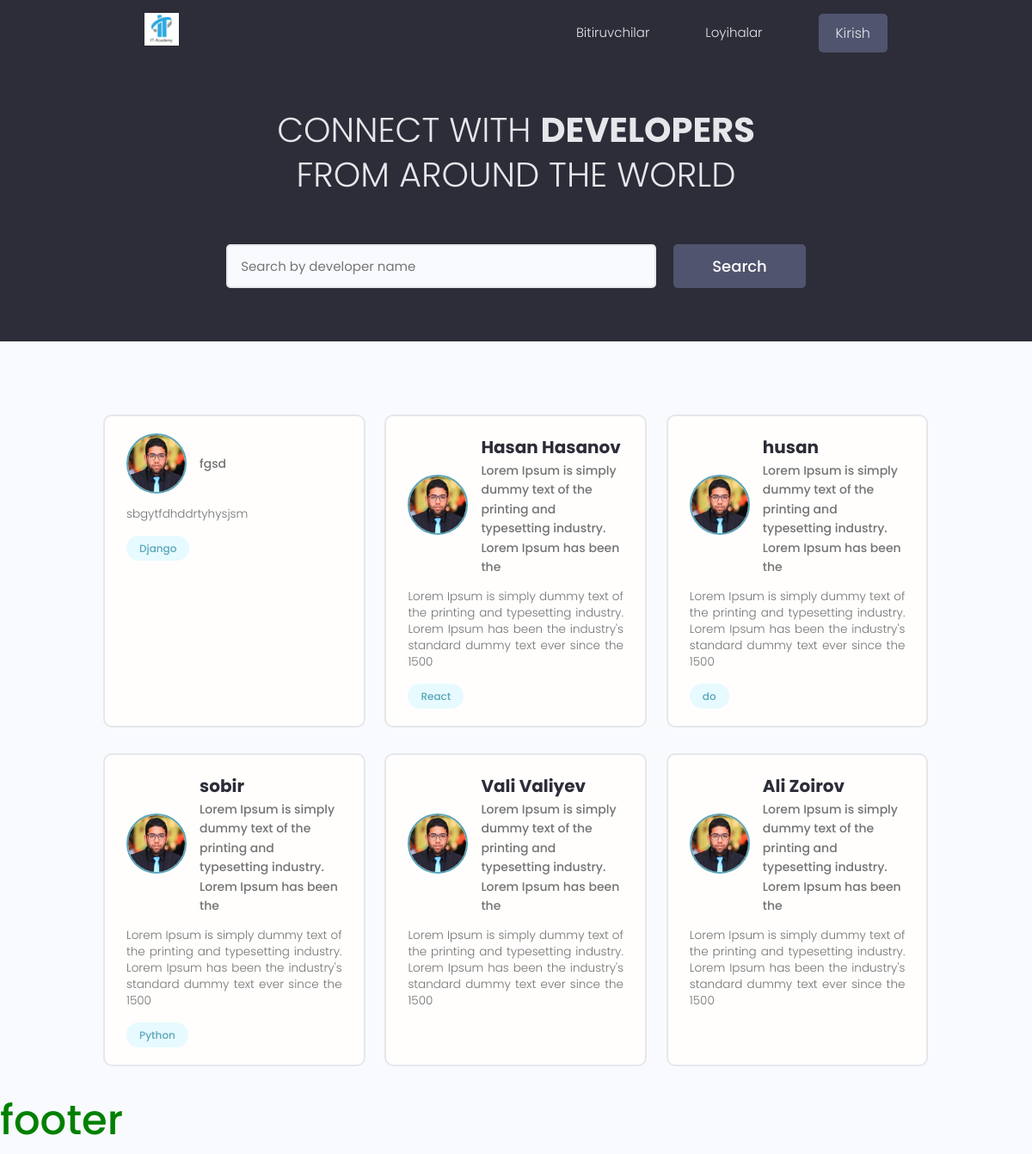
The page / on the database its author committed.
### users/models.py (models this page shows, shortened)
class Profil(models.Model):
    user = models.OneToOneField(User,on_delete=models.CASCADE,null=True,blank=True)
    name = models.CharField(max_length=100,null=True,blank=True)
    email = models.EmailField(max_length=100,null=True,blank=True)
    info = models.CharField(max_length=100,null=True,blank=True)
    location = models.CharField(max_length=150,null=True,blank=True)
    bio = models.TextField(null=True,blank=True)
    social_git_hub = models.CharField(max_length=150,null=True,blank=True)
    social_facebook = models.CharField(max_length=150,null=True,blank=True)
    social_youtube = models.CharField(max_length=150,null=True,blank=True)
    social_instagram = models.CharField(max_length=150,null=True,blank=True)
    created = models.DateTimeField(auto_now_add=True)
    image = models.ImageField(upload_to='profiles',default='images/user.png')
    id = models.UUIDField(default=uuid.uuid4,unique=True,primary_key=True,editable=False)

class Skill(models.Model):
    user = models.ForeignKey(Profil,on_delete=models.CASCADE,null=True,blank=True)
    name = models.CharField(max_length=100,null=True,blank=True)
    description = models.TextField(null=True,blank=True)
    created = models.DateTimeField(auto_now_add=True)
    id = models.UUIDField(default=uuid.uuid4,unique=True,primary_key=True,editable=False)

### users/views.py (the view)
# urls.py: path('',profiles,name='profiles'),
def profiles(request):
    users = Profil.objects.all()
    context = {
        'users':users
    }
    return render(request,'users/profiles.html',context)

### users/templates/users/profiles.html (shortened to what this page needs)
{% extends 'base.html' %}
{% block content %}
<main class="home">
    <section class="hero-section text-center">
        <div class="container container--narrow">
            <div class="hero-section__box">
                <h2>CONNECT WITH <span>DEVELOPERS</span></h2>
                <h2>FROM AROUND THE WORLD</h2>
            </div>
            <div class="hero-section__search">
                <form id="searchForm" class="form" action="" method="get">
                    <div class="form__field">
                        <input class="input input--text" id="formInput#search" type="text" name="search_query"
                               value="" placeholder="Search by developer name" />
                    </div>
                    <input class="btn btn--sub btn--lg" type="submit" value="Search" />
                </form>
            </div>
        </div>
    </section>
    <section class="devlist">
        <div class="container">
            <div class="grid grid--three">
                {% for user in users %}
                <div class="column card">
                    <div class="dev">
                        <a href="{% url 'profile' user.id %}" class="card__body">
                            <div class="dev__profile">
                                <img class="avatar avatar--md" src="{{user.image.url}}" alt="image" />
                                <div class="dev__meta">
                                    <h3>{{user.name}}</h3>
                                    <h5>{{user.info}}</h5>
                                </div>
                            </div>
                            <p class="dev__info">{{user.bio|slice:":150"}}</p>
                            <div class="dev__skills">
                                {% for skill in user.skill_set.all %}
                                <span class="tag tag--pill tag--main">
                                    <small>{{skill.name}}</small>
                                </span>
                                {% endfor %}
                            </div>
                        </a>
                    </div>
                </div>
            {% endfor %}
            </div>
        </div>
    </section>
</main>
{% endblock content %}

### static/styles/app.css (style rules this page uses)
:root { --color-sub: #2d2d39; }
.btn--sub { background-color: var(--color-sub-light); }
.card { border: 2px solid var(--color-light); }
img { width: 100%; }
.hero-section { height: 40vh; display: flex; align-items: center; background-color: var(--color-sub); }
.hero-section__box { margin-bottom: 4rem; }
.hero-section__box > h2, .hero-section__box > h2 > span { font-size: 4rem; color: var(--color-light); line-height: 1.3; text-transform: uppercase; }
.hero-section__box > h2 { font-weight: 300; }
.hero-section__box > h2 > span { font-weight: 700; }
.hero-section__search > .form { display: flex; align-items: center; justify-content: center; gap: 2rem; }
.hero-section__search > .form input.input--text { width: 50rem; }
.devlist { margin-top: 8rem; }
.devlist .grid { align-items: stretch; }
.devlist .dev .dev__profile { display: flex; align-items: center; gap: 1.5rem; }
.devlist .dev .dev__meta h3 { color: var(--color-sub); font-size: 2rem; font-weight: 700; }
.devlist .dev .dev__meta h5 { color: var(--color-text); font-size: 1.4rem; font-weight: 500; }
.devlist .dev .dev__info { margin: 1.5rem 0; font-size: 1.35rem; line-height: 1.4; text-align: justify; }

### static/uikit/styles/modules/_variables.css (style rules this page uses)
:root { --color-main: #5aa5b9; --color-main-light: #e6faff; --color-sub: #3f4156; --color-sub-light: #51546e; --color-sub-lighter: #ededfd; --color-text: #737373; --color-gray: #8b8b8b; --color-light: #e5e7eb; --color-light-gray: #767676; --color-bg: #f8fafd; --color-white: #fffefd; --color-white-light: #f3f3f3; --color-success: #359e64; --color-success-bg: #def8e8; --color-error: #fc4b0b; --color-error-bg: #fff2ee; --font-base: 'Poppins', arial, helvetica, 'Segoe UI', roboto, ubuntu, sans-serif; --font-monospace: 'Fira Code', 'Courier New', courier, monospace; --font-regular: 300; --font-medium: 500; --font-bold: 700; --generic-shadow: 1px 1px 5px #00000010; --generic-transition: all 0.3s ease-in-out; }

### static/uikit/styles/modules/_base.css (style rules this page uses)
* { margin: 0; padding: 0; box-sizing: border-box; text-rendering: optimizeLegibility; color: inherit; font-size: inherit; }
html { font-size: 50%; }
@media only screen and (min-width: 480px) { html { font-size: 56.25%; } }
@media only screen and (min-width: 1200px) { html { font-size: 62.5%; } }
body { line-height: 1.6; font-weight: 400; font-size: 1.5rem; color: var(--color-text); background-color: var(--color-bg); min-height: 100vh; }

### static/uikit/styles/modules/_typography.css (style rules this page uses)
* { font-family: var(--font-base); }
h2 { font-size: 3.6rem; font-weight: var(--font-bold); }
h3 { font-size: 3.2rem; font-weight: var(--font-medium); }
h5 { font-size: 2.4rem; font-weight: var(--font-medium); }
h5, h6 { font-weight: var(--font-regular); }
p, span, strong { font-size: 1.6rem; color: var(--color-text); font-weight: var(--font-regular); }
a { padding-bottom: 2px; text-decoration: none; display: inline-block; color: var(--color-main); font-weight: var(--font-medium); }

### static/uikit/styles/modules/_utilities.css (style rules this page uses)
.container { width: 92%; max-width: 165rem; margin: 0 auto; box-sizing: border-box; }
.container--narrow { width: 92%; max-width: 120rem; }
@media screen and (min-width: 1000px) { .container { width: 90%; } }
@media screen and (min-width: 1000px) { .container--narrow { width: 85%; } }
@media screen and (min-width: 1200px) { .container { width: 80%; } }
@media screen and (min-width: 1200px) { .container--narrow { width: 72%; } }
.text-center { text-align: center; }

### static/uikit/styles/modules/_avatar.css (style rules this page uses)
.avatar { border-radius: 50%; border: 2px solid var(--color-main); object-fit: cover; }
.avatar--md { height: 7rem; width: 7rem; }

### static/uikit/styles/modules/_button.css (style rules this page uses)
.btn { display: inline-block; position: relative; cursor: pointer; background-color: var(--color-light); font-weight: var(--font-medium); color: var(--color-sub); text-decoration: none; padding: 1rem 2rem; border-radius: 0.5rem; border: none; width: -webkit-fit-content; width: -moz-fit-content; width: fit-content; height: -webkit-fit-content; height: -moz-fit-content; height: fit-content; font-size: 1.6rem; outline-width: 0; outline-color: transparent; -webkit-backface-visibility: hidden; backface-visibility: hidden; transition: all 0.3s ease-in-out; }
.btn--sub { background-color: var(--color-sub); color: var(--color-white); }
.btn--lg { font-size: 1.8rem; padding: 1.2rem 4.5rem; }

### static/uikit/styles/modules/_card.css (style rules this page uses)
.card { border-radius: 1rem; background-color: var(--color-white); border: 1.5px solid var(--color-light); width: auto; height: auto; margin-top: 0.5rem; margin-bottom: 0.5rem; overflow: hidden; }
.card__body, .card__header { padding: 2rem 2.5rem; }

### rows shown on the page
Profil: image (placeholder picture), info "fgsd", bio "sbgytfdhddrtyhysjsm"
Skill: name "Django"
Profil: image (picture), name "Hasan Hasanov", info "Lorem Ipsum is simply dummy text of the printing and typesetting industry. Lorem Ipsum has been the", bio "Lorem Ipsum is simply dummy text of the printing and typesetting industry. Lorem Ipsum has been the industry's standard dummy text ever since the 1500"
Skill: name "React"
Profil: image (picture), name "husan", info "Lorem Ipsum is simply dummy text of the printing and typesetting industry. Lorem Ipsum has been the", bio "Lorem Ipsum is simply dummy text of the printing and typesetting industry. Lorem Ipsum has been the industry's standard dummy text ever since the 1500"
Skill: name "do"
Profil: image (picture), name "sobir", info "Lorem Ipsum is simply dummy text of the printing and typesetting industry. Lorem Ipsum has been the", bio "Lorem Ipsum is simply dummy text of the printing and typesetting industry. Lorem Ipsum has been the industry's standard dummy text ever since the 1500"
Skill: name "Python"
Profil: image (picture), name "Vali Valiyev", info "Lorem Ipsum is simply dummy text of the printing and typesetting industry. Lorem Ipsum has been the", bio "Lorem Ipsum is simply dummy text of the printing and typesetting industry. Lorem Ipsum has been the industry's standard dummy text ever since the 1500"
Profil: image (picture), name "Ali Zoirov", info "Lorem Ipsum is simply dummy text of the printing and typesetting industry. Lorem Ipsum has been the", bio "Lorem Ipsum is simply dummy text of the printing and typesetting industry. Lorem Ipsum has been the industry's standard dummy text ever since the 1500"
